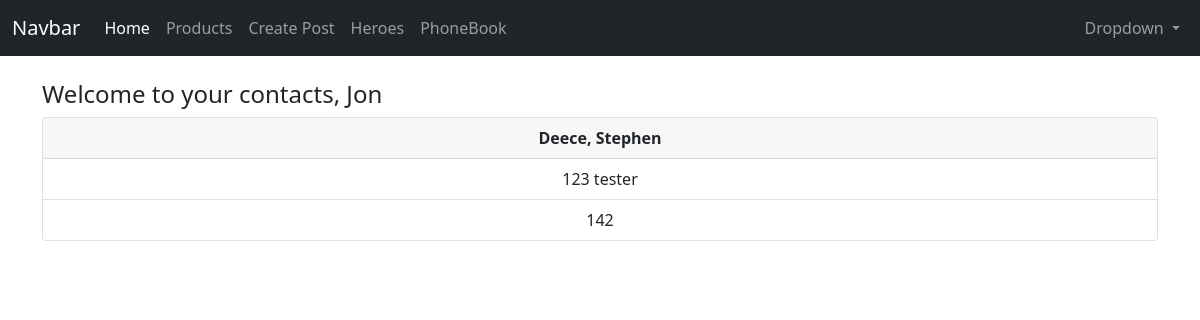
Screenshot of /viewphonebook (signed in) with the database file from the repository.
### app/models.py (models this page shows, shortened)
class User(db.Model, UserMixin):
    id = db.Column(db.Integer, primary_key=True)
    username = db.Column(db.String(150), nullable=False, unique=True)
    email = db.Column(db.String(150), nullable=False, unique=True)
    password = db.Column(db.String(256), nullable=False)
    posts = db.relationship('Post', backref='author', lazy=True)
    contacts = db.relationship('Contact', backref='creator', lazy=True)

class Contact(db.Model):
    id = db.Column(db.Integer, primary_key=True)
    first_name = db.Column(db.String(200))
    last_name = db.Column(db.String(300))
    address = db.Column(db.String(500))
    phone_number = db.Column(db.Integer)
    date_created = db.Column(db.Integer, nullable=False, default=datetime.utcnow)
    user_id = db.Column(db.Integer, db.ForeignKey('user.id'), nullable=False)

### app/routes.py (the view)
@app.route('/viewphonebook')
@login_required
def viewphonebook():
    contacts = Contact.query.all()
    return render_template('viewphonebook.html', contacts=contacts)

### app/models.py (called while the page is built)
@login_manager.user_loader
def load_user(user_id):
    return User.query.get(user_id)

### app/templates/viewphonebook.html (shortened to what this page needs)
{% extends 'base.html' %}
{% block content %}
{% if current_user.is_authenticated %}
    <h4>Welcome to your contacts, {{ current_user.username }}</h4>
{% else %}
    <h4>Welcome, please register up above to create your own posts!</h4>
{% endif %}
{% for c in contacts %}
    <div class='text-center'>
        <div class="card">
            <div class="card-header">
                <b>{{c.last_name}}, {{c.first_name}}</b>
            </div>
            <ul class="list-group list-group-flush">
              <li class="list-group-item">{{c.address}}</li>
              <li class="list-group-item">{{c.phone_number}}</li>
            </ul>
          </div>
    </div>
{% endfor %}
{% endblock %}

### rows the page displays
User: username "Jon"
Contact: last_name "Deece", first_name "Stephen", address "123 tester", phone_number "142"
